Frame 1 (no input): blank canvas, image omitted
Frame 60 (no input): blank canvas, image omitted
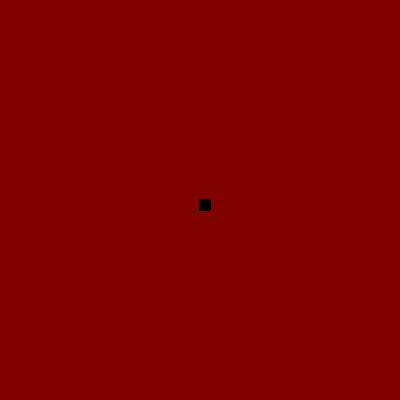
Frame 120 (the mouse pressed at the canvas centre since frame 60)

The p5.js sketch whose frames 1 and 60 were blank and that drew this single picture after the mouse press (run headless with seeded random() and noise() and a simulated clock; from frame 60 on, the mouse is pressed at the canvas centre):

// p5.js sketch
// ── sketch.js
function setup() {
    createCanvas(400, 400);
    background("maroon");
  }
  
  function draw() {
  
    stroke("black");
    fill("black");
  
    // console.log(mouseIsPressed);
  
    if (mouseIsPressed) {
      rect(mouseX, mouseY, 10, 10);
    }
  }
  
